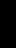

This game map was drawn from its Tiled (.tmx) file and the tilesets committed beside it. A one-line description and the full map source follow:
An orthogonal 1x3 tile map with 16x16 px tiles, 1 tile layer (Tile Layer 1), 2 tilesets.

<map version="1.10" tiledversion="1.11.2" orientation="orthogonal" renderorder="right-down" width="1" height="3" tilewidth="16" tileheight="16" infinite="0" nextlayerid="2" nextobjectid="1">
 <tileset firstgid="1" source="Blocks.tsx" />
 <tileset firstgid="65" source="../Blocks.tsx" />
 <layer id="1" name="Tile Layer 1" width="1" height="3">
  <data encoding="csv">
1,
1,
1
</data>
 </layer>
</map>
